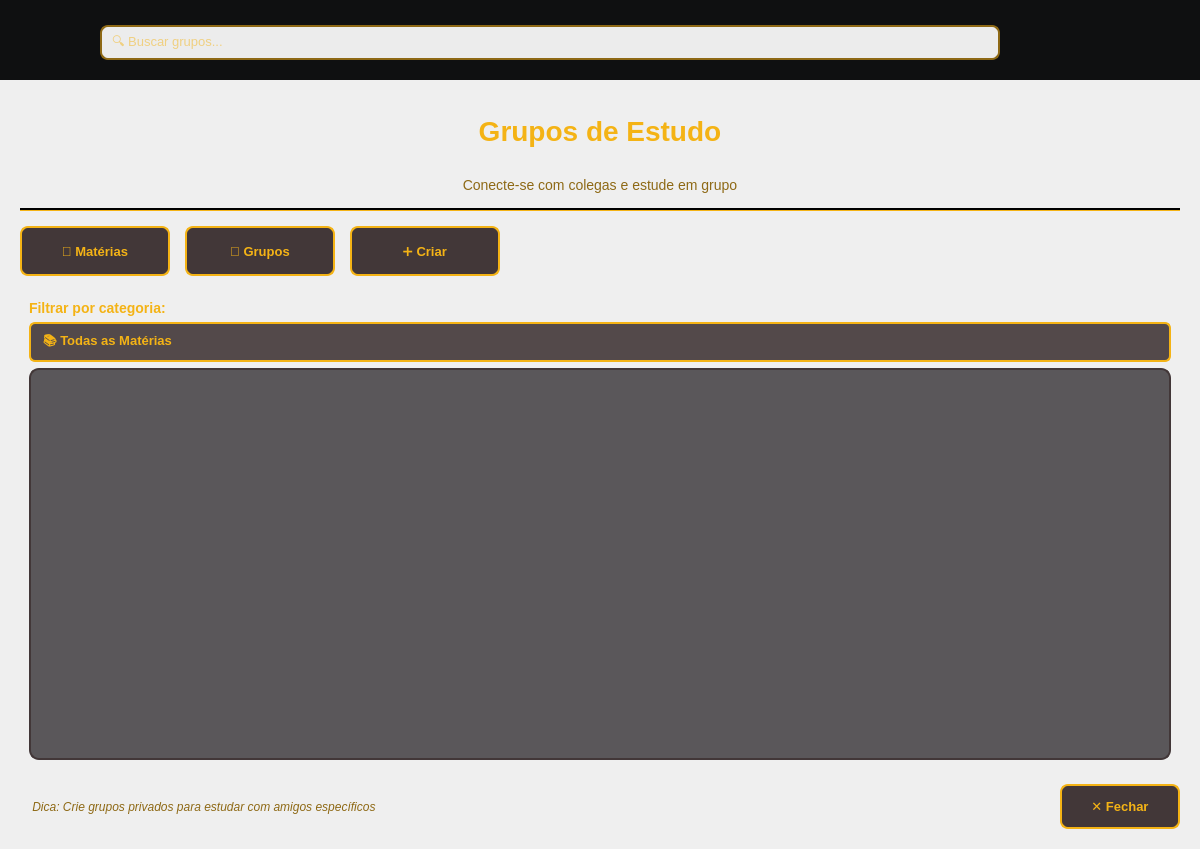
<?xml version="1.0" encoding="UTF-8"?>
<ui version="4.0">
 <class>GrupoEstudoDialog</class>
 <widget class="QDialog" name="GrupoEstudoDialog">
  <property name="geometry">
   <rect>
    <x>0</x>
    <y>0</y>
    <width>1200</width>
    <height>849</height>
   </rect>
  </property>
  <property name="windowTitle">
   <string>📚 Grupos de Estudo</string>
  </property>
  <property name="styleSheet">
   <string notr="true">
/* ====== FUNDO PRINCIPAL COM IMAGEM ====== */
QDialog#GrupoEstudoDialog {
    background-image: url(:/images/imagens/fundo_2.png);
    background-position: center;
    background-repeat: no-repeat;
}

/* ====== BARRA DE NAVEGAÇÃO ====== */
QLabel#navBar {
    background-color: #0f1011;
}

/* ====== OVERLAY SEMI-TRANSPARENTE ====== */
QWidget#centralWidget {
    background-color: rgba(26, 22, 26, 0.85);
    border-radius: 15px;
}

/* ====== TÍTULO PRINCIPAL ====== */
QLabel#tituloLabel {
    color: #F4B315;
    font-size: 28px;
    font-weight: bold;
    padding: 15px;
    background-color: transparent;
}

/* ====== SUBTÍTULO ====== */
QLabel#subtituloLabel {
    color: #8E6915;
    font-size: 14px;
    background-color: transparent;
}

/* ====== LOGO E ÍCONES ====== */
QLabel#logoLabel, QLabel#homeButton, QLabel#perfilButton {
    background-color: transparent;
    border-radius: 50px;
}

/* ====== BARRA DE BUSCA ====== */
QLineEdit#searchLine {
    background-color: rgb(236, 236, 236);
    border-radius: 8px;
    padding: 8px;
    font-size: 13px;
}

/* ====== BOTÕES PRINCIPAIS ====== */
QPushButton {
    background-color: #F4B315;
    color: #1A161A;
    border: none;
    border-radius: 8px;
    padding: 12px 24px;
    font-weight: bold;
    font-size: 13px;
}

QPushButton:hover {
    background-color: #D3AF35;
}

QPushButton:pressed {
    background-color: #8E6915;
}

/* ====== BOTÕES DE NAVEGAÇÃO ====== */
QPushButton#materiasButton, QPushButton#gruposButton, QPushButton#criarButton {
    background-color: #423738;
    color: #F4B315;
    border: 2px solid #F4B315;
}

QPushButton#materiasButton:hover, QPushButton#gruposButton:hover, QPushButton#criarButton:hover {
    background-color: #524447;
    border-color: #D3AF35;
}

/* ====== BOTÃO FECHAR ====== */
QPushButton#fecharButton {
    background-color: #423738;
    color: #F4B315;
    border: 2px solid #F4B315;
}

QPushButton#fecharButton:hover {
    background-color: #524447;
    border-color: #D3AF35;
}

/* ====== COMBOBOX (FILTRO) ====== */
QComboBox {
    background-color: rgba(66, 55, 56, 0.9);
    color: #F4B315;
    border: 2px solid #F4B315;
    border-radius: 6px;
    padding: 8px 12px;
    font-size: 13px;
    font-weight: bold;
}

QComboBox:hover {
    border-color: #D3AF35;
    background-color: rgba(82, 68, 71, 0.9);
}

QComboBox::drop-down {
    border: none;
    width: 30px;
}

QComboBox::down-arrow {
    image: none;
    border-left: 5px solid transparent;
    border-right: 5px solid transparent;
    border-top: 6px solid #F4B315;
    margin-right: 8px;
}

QComboBox QAbstractItemView {
    background-color: #423738;
    color: #F4B315;
    selection-background-color: #F4B315;
    selection-color: #1A161A;
    border: 2px solid #F4B315;
}

/* ====== LINEEDIT ====== */
QLineEdit {
    background-color: #423738;
    color: #F4B315;
    border: 2px solid #8E6915;
    border-radius: 8px;
    padding: 10px;
    font-size: 14px;
}

QLineEdit:focus {
    border-color: #F4B315;
}

/* ====== SPINBOX ====== */
QSpinBox {
    background-color: #423738;
    color: #F4B315;
    border: 2px solid #8E6915;
    border-radius: 8px;
    padding: 10px;
    font-size: 14px;
}

QSpinBox:focus {
    border-color: #F4B315;
}

/* ====== RADIO BUTTONS ====== */
QRadioButton {
    color: #F4B315;
    font-size: 14px;
    background-color: transparent;
}

QRadioButton::indicator {
    width: 20px;
    height: 20px;
    border-radius: 10px;
    border: 2px solid #F4B315;
    background-color: #423738;
}

QRadioButton::indicator:checked {
    background-color: #F4B315;
    border: 2px solid #F4B315;
}

/* ====== SCROLL AREA ====== */
QScrollArea {
    border: 2px solid #423738;
    border-radius: 10px;
    background-color: rgba(26, 22, 26, 0.7);
}

QScrollBar:vertical {
    background-color: #423738;
    width: 12px;
    border-radius: 6px;
}

QScrollBar::handle:vertical {
    background-color: #F4B315;
    border-radius: 6px;
    min-height: 20px;
}

QScrollBar::handle:vertical:hover {
    background-color: #D3AF35;
}

/* ====== CONTAINER ====== */
QWidget#materiasContainer, QWidget#salasContainer {
    background-color: transparent;
}

/* ====== LINHA SEPARADORA ====== */
Line {
    background-color: #F4B315;
}

/* ====== LABELS GERAIS ====== */
QLabel {
    color: #F4B315;
    background-color: transparent;
}

QLabel#infoLabel {
    color: #8E6915;
    font-size: 12px;
    font-style: italic;
}
   </string>
  </property>
  <layout class="QVBoxLayout" name="mainLayoutOuter">
   <property name="spacing">
    <number>0</number>
   </property>
   <property name="leftMargin">
    <number>0</number>
   </property>
   <property name="topMargin">
    <number>0</number>
   </property>
   <property name="rightMargin">
    <number>0</number>
   </property>
   <property name="bottomMargin">
    <number>0</number>
   </property>
   <item>
    <widget class="QWidget" name="navWidget" native="true">
     <property name="minimumSize">
      <size>
       <width>0</width>
       <height>80</height>
      </size>
     </property>
     <property name="maximumSize">
      <size>
       <width>16777215</width>
       <height>80</height>
      </size>
     </property>
     <widget class="QLabel" name="logoLabel">
      <property name="geometry">
       <rect>
        <x>10</x>
        <y>0</y>
        <width>80</width>
        <height>80</height>
       </rect>
      </property>
      <property name="styleSheet">
       <string notr="true">border-radius: 20px;</string>
      </property>
      <property name="text">
       <string/>
      </property>
      <property name="pixmap">
       <pixmap resource="icons.qrc">:/images/imagens/Logo_1.png</pixmap>
      </property>
      <property name="scaledContents">
       <bool>true</bool>
      </property>
     </widget>
     <widget class="QLineEdit" name="searchLine">
      <property name="geometry">
       <rect>
        <x>100</x>
        <y>25</y>
        <width>900</width>
        <height>35</height>
       </rect>
      </property>
      <property name="styleSheet">
       <string notr="true">background-color: rgb(236, 236, 236);</string>
      </property>
      <property name="placeholderText">
       <string>🔍 Buscar grupos...</string>
      </property>
     </widget>
     <widget class="QLabel" name="homeButton">
      <property name="geometry">
       <rect>
        <x>1030</x>
        <y>20</y>
        <width>45</width>
        <height>45</height>
       </rect>
      </property>
      <property name="cursor">
       <cursorShape>PointingHandCursor</cursorShape>
      </property>
      <property name="styleSheet">
       <string notr="true">border-radius: 50px;</string>
      </property>
      <property name="text">
       <string/>
      </property>
      <property name="pixmap">
       <pixmap resource="icons.qrc">:/images/imagens/inicio.png</pixmap>
      </property>
      <property name="scaledContents">
       <bool>true</bool>
      </property>
     </widget>
     <widget class="QLabel" name="perfilButton">
      <property name="geometry">
       <rect>
        <x>1090</x>
        <y>20</y>
        <width>45</width>
        <height>45</height>
       </rect>
      </property>
      <property name="cursor">
       <cursorShape>PointingHandCursor</cursorShape>
      </property>
      <property name="styleSheet">
       <string notr="true">border-radius: 50px;</string>
      </property>
      <property name="text">
       <string/>
      </property>
      <property name="pixmap">
       <pixmap resource="icons.qrc">:/images/imagens/perfil.png</pixmap>
      </property>
      <property name="scaledContents">
       <bool>true</bool>
      </property>
     </widget>
     <widget class="QLabel" name="navBar">
      <property name="geometry">
       <rect>
        <x>0</x>
        <y>0</y>
        <width>1200</width>
        <height>80</height>
       </rect>
      </property>
      <property name="styleSheet">
       <string notr="true">background-color: #0f1011;</string>
      </property>
      <property name="text">
       <string/>
      </property>
     </widget>
     <zorder>navBar</zorder>
     <zorder>logoLabel</zorder>
     <zorder>searchLine</zorder>
     <zorder>homeButton</zorder>
     <zorder>perfilButton</zorder>
    </widget>
   </item>
   <item>
    <layout class="QVBoxLayout" name="verticalLayout">
     <property name="spacing">
      <number>15</number>
     </property>
     <property name="leftMargin">
      <number>20</number>
     </property>
     <property name="topMargin">
      <number>20</number>
     </property>
     <property name="rightMargin">
      <number>20</number>
     </property>
     <property name="bottomMargin">
      <number>20</number>
     </property>
     <item>
      <widget class="QLabel" name="tituloLabel">
       <property name="text">
        <string>Grupos de Estudo</string>
       </property>
       <property name="alignment">
        <set>Qt::AlignmentFlag::AlignCenter</set>
       </property>
      </widget>
     </item>
     <item>
      <widget class="QLabel" name="subtituloLabel">
       <property name="text">
        <string>Conecte-se com colegas e estude em grupo</string>
       </property>
       <property name="alignment">
        <set>Qt::AlignmentFlag::AlignCenter</set>
       </property>
      </widget>
     </item>
     <item>
      <widget class="Line" name="line">
       <property name="styleSheet">
        <string notr="true">background-color: #F4B315;</string>
       </property>
       <property name="frameShadow">
        <enum>QFrame::Shadow::Plain</enum>
       </property>
       <property name="lineWidth">
        <number>2</number>
       </property>
       <property name="orientation">
        <enum>Qt::Orientation::Horizontal</enum>
       </property>
      </widget>
     </item>
     <item>
      <layout class="QHBoxLayout" name="horizontalLayout">
       <property name="spacing">
        <number>15</number>
       </property>
       <item>
        <widget class="QPushButton" name="materiasButton">
         <property name="minimumSize">
          <size>
           <width>150</width>
           <height>50</height>
          </size>
         </property>
         <property name="text">
          <string>📖 Matérias</string>
         </property>
        </widget>
       </item>
       <item>
        <widget class="QPushButton" name="gruposButton">
         <property name="minimumSize">
          <size>
           <width>150</width>
           <height>50</height>
          </size>
         </property>
         <property name="text">
          <string>👥 Grupos</string>
         </property>
        </widget>
       </item>
       <item>
        <widget class="QPushButton" name="criarButton">
         <property name="minimumSize">
          <size>
           <width>150</width>
           <height>50</height>
          </size>
         </property>
         <property name="text">
          <string>➕ Criar</string>
         </property>
        </widget>
       </item>
       <item>
        <spacer name="horizontalSpacer">
         <property name="orientation">
          <enum>Qt::Orientation::Horizontal</enum>
         </property>
         <property name="sizeHint" stdset="0">
          <size>
           <width>40</width>
           <height>20</height>
          </size>
         </property>
        </spacer>
       </item>
      </layout>
     </item>
     <item>
      <widget class="QStackedWidget" name="stackedWidget">
       <property name="currentIndex">
        <number>0</number>
       </property>
       <widget class="QWidget" name="page_materias">
        <layout class="QVBoxLayout" name="verticalLayout_2">
         <item>
          <widget class="QLabel" name="label">
           <property name="styleSheet">
            <string notr="true">color: #F4B315; font-size: 14px; font-weight: bold;</string>
           </property>
           <property name="text">
            <string>Filtrar por categoria:</string>
           </property>
          </widget>
         </item>
         <item>
          <widget class="QComboBox" name="categoriaComboBox">
           <property name="minimumSize">
            <size>
             <width>300</width>
             <height>40</height>
            </size>
           </property>
           <item>
            <property name="text">
             <string>📚 Todas as Matérias</string>
            </property>
           </item>
           <item>
            <property name="text">
             <string>📐 Matemática</string>
            </property>
           </item>
           <item>
            <property name="text">
             <string>⚛️ Física</string>
            </property>
           </item>
           <item>
            <property name="text">
             <string>💻 Programação</string>
            </property>
           </item>
           <item>
            <property name="text">
             <string>🗄️ Banco de Dados</string>
            </property>
           </item>
           <item>
            <property name="text">
             <string>🌐 Redes e Sistemas</string>
            </property>
           </item>
           <item>
            <property name="text">
             <string>🔧 Engenharia</string>
            </property>
           </item>
           <item>
            <property name="text">
             <string>⚗️ Química</string>
            </property>
           </item>
           <item>
            <property name="text">
             <string>🌱 Humanas e Sociais</string>
            </property>
           </item>
          </widget>
         </item>
         <item>
          <widget class="QScrollArea" name="scrollArea">
           <property name="frameShape">
            <enum>QFrame::Shape::StyledPanel</enum>
           </property>
           <property name="widgetResizable">
            <bool>true</bool>
           </property>
           <widget class="QWidget" name="materiasContainer">
            <property name="geometry">
             <rect>
              <x>0</x>
              <y>0</y>
              <width>1134</width>
              <height>367</height>
             </rect>
            </property>
           </widget>
          </widget>
         </item>
        </layout>
       </widget>
       <widget class="QWidget" name="page_grupos">
        <layout class="QVBoxLayout" name="verticalLayout_3">
         <item>
          <widget class="QLabel" name="label_2">
           <property name="styleSheet">
            <string notr="true">color: #F4B315; font-size: 14px; font-weight: bold;</string>
           </property>
           <property name="text">
            <string>🔓 Entrar em Grupo Privado (com código):</string>
           </property>
          </widget>
         </item>
         <item>
          <layout class="QHBoxLayout" name="horizontalLayout_2">
           <item>
            <widget class="QLineEdit" name="codigoGrupoEdit">
             <property name="maxLength">
              <number>5</number>
             </property>
             <property name="placeholderText">
              <string>Código do grupo (ex: 12345)</string>
             </property>
            </widget>
           </item>
           <item>
            <widget class="QLineEdit" name="senhaGrupoEdit">
             <property name="echoMode">
              <enum>QLineEdit::EchoMode::Password</enum>
             </property>
             <property name="placeholderText">
              <string>🔒 Senha (se necessário)</string>
             </property>
            </widget>
           </item>
           <item>
            <widget class="QPushButton" name="entrarGrupoButton">
             <property name="minimumSize">
              <size>
               <width>120</width>
               <height>40</height>
              </size>
             </property>
             <property name="text">
              <string>🚪 Entrar</string>
             </property>
            </widget>
           </item>
          </layout>
         </item>
         <item>
          <widget class="Line" name="line_2">
           <property name="orientation">
            <enum>Qt::Orientation::Horizontal</enum>
           </property>
          </widget>
         </item>
         <item>
          <widget class="QLabel" name="label_3">
           <property name="styleSheet">
            <string notr="true">color: #F4B315; font-size: 14px; font-weight: bold;</string>
           </property>
           <property name="text">
            <string>🌍 Grupos Públicos Disponíveis:</string>
           </property>
          </widget>
         </item>
         <item>
          <widget class="QScrollArea" name="scrollArea_2">
           <property name="widgetResizable">
            <bool>true</bool>
           </property>
           <widget class="QWidget" name="salasContainer">
            <property name="geometry">
             <rect>
              <x>0</x>
              <y>0</y>
              <width>62</width>
              <height>16</height>
             </rect>
            </property>
           </widget>
          </widget>
         </item>
        </layout>
       </widget>
       <widget class="QWidget" name="page_criar">
        <layout class="QVBoxLayout" name="verticalLayout_4">
         <item>
          <widget class="QLabel" name="label_4">
           <property name="styleSheet">
            <string notr="true">color: #F4B315; font-size: 18px; font-weight: bold;</string>
           </property>
           <property name="text">
            <string>➕ Criar Novo Grupo de Estudo</string>
           </property>
           <property name="alignment">
            <set>Qt::AlignmentFlag::AlignCenter</set>
           </property>
          </widget>
         </item>
         <item>
          <widget class="QLabel" name="label_5">
           <property name="text">
            <string>📝 Nome do Grupo:</string>
           </property>
          </widget>
         </item>
         <item>
          <widget class="QLineEdit" name="nomeSalaEdit">
           <property name="placeholderText">
            <string>Ex: Grupo de Cálculo 1 - Turma A</string>
           </property>
          </widget>
         </item>
         <item>
          <widget class="QLabel" name="label_6">
           <property name="text">
            <string>📚 Matéria:</string>
           </property>
          </widget>
         </item>
         <item>
          <widget class="QComboBox" name="materiaComboBox"/>
         </item>
         <item>
          <widget class="QLabel" name="label_7">
           <property name="text">
            <string>🔓 Tipo do Grupo:</string>
           </property>
          </widget>
         </item>
         <item>
          <layout class="QHBoxLayout" name="horizontalLayout_3">
           <item>
            <widget class="QRadioButton" name="tipoPublicaRadio">
             <property name="text">
              <string>🌍 Público (sem senha)</string>
             </property>
             <property name="checked">
              <bool>true</bool>
             </property>
            </widget>
           </item>
           <item>
            <widget class="QRadioButton" name="tipoPrivadaRadio">
             <property name="text">
              <string>🔒 Privado (com senha)</string>
             </property>
            </widget>
           </item>
          </layout>
         </item>
         <item>
          <widget class="QLabel" name="label_8">
           <property name="text">
            <string>🔐 Senha (apenas para grupos privados):</string>
           </property>
          </widget>
         </item>
         <item>
          <widget class="QLineEdit" name="senhaEdit">
           <property name="enabled">
            <bool>false</bool>
           </property>
           <property name="echoMode">
            <enum>QLineEdit::EchoMode::Password</enum>
           </property>
           <property name="placeholderText">
            <string>Digite uma senha</string>
           </property>
          </widget>
         </item>
         <item>
          <widget class="QLabel" name="label_9">
           <property name="text">
            <string>👥 Máximo de Participantes:</string>
           </property>
          </widget>
         </item>
         <item>
          <widget class="QSpinBox" name="maxParticipantesSpinBox">
           <property name="minimum">
            <number>2</number>
           </property>
           <property name="maximum">
            <number>50</number>
           </property>
           <property name="value">
            <number>10</number>
           </property>
          </widget>
         </item>
         <item>
          <spacer name="verticalSpacer">
           <property name="orientation">
            <enum>Qt::Orientation::Vertical</enum>
           </property>
           <property name="sizeHint" stdset="0">
            <size>
             <width>20</width>
             <height>40</height>
            </size>
           </property>
          </spacer>
         </item>
         <item>
          <widget class="QPushButton" name="confirmarCriarButton">
           <property name="minimumSize">
            <size>
             <width>200</width>
             <height>50</height>
            </size>
           </property>
           <property name="text">
            <string>✅ Criar Grupo</string>
           </property>
          </widget>
         </item>
        </layout>
       </widget>
      </widget>
     </item>
     <item>
      <layout class="QHBoxLayout" name="horizontalLayout_4">
       <item>
        <widget class="QLabel" name="infoLabel">
         <property name="styleSheet">
          <string notr="true">color: #8E6915; font-size: 12px; font-style: italic;</string>
         </property>
         <property name="text">
          <string>💡 Dica: Crie grupos privados para estudar com amigos específicos</string>
         </property>
        </widget>
       </item>
       <item>
        <spacer name="horizontalSpacer_2">
         <property name="orientation">
          <enum>Qt::Orientation::Horizontal</enum>
         </property>
         <property name="sizeHint" stdset="0">
          <size>
           <width>40</width>
           <height>20</height>
          </size>
         </property>
        </spacer>
       </item>
       <item>
        <widget class="QPushButton" name="fecharButton">
         <property name="minimumSize">
          <size>
           <width>120</width>
           <height>45</height>
          </size>
         </property>
         <property name="text">
          <string>✕ Fechar</string>
         </property>
        </widget>
       </item>
      </layout>
     </item>
    </layout>
   </item>
  </layout>
 </widget>
 <resources>
  <include location="icons.qrc"/>
 </resources>
 <connections>
  <connection>
   <sender>fecharButton</sender>
   <signal>clicked()</signal>
   <receiver>GrupoEstudoDialog</receiver>
   <slot>close()</slot>
   <hints>
    <hint type="sourcelabel">
     <x>1100</x>
     <y>770</y>
    </hint>
    <hint type="destinationlabel">
     <x>600</x>
     <y>400</y>
    </hint>
   </hints>
  </connection>
  <connection>
   <sender>tipoPrivadaRadio</sender>
   <signal>toggled(bool)</signal>
   <receiver>senhaEdit</receiver>
   <slot>setEnabled(bool)</slot>
   <hints>
    <hint type="sourcelabel">
     <x>20</x>
     <y>20</y>
    </hint>
    <hint type="destinationlabel">
     <x>20</x>
     <y>20</y>
    </hint>
   </hints>
  </connection>
 </connections>
</ui>
